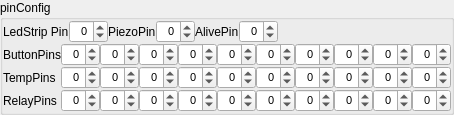
    <widget class="QGroupBox" name="groupBox_4">
     <property name="title">
      <string>pinConfig</string>
     </property>
     <layout class="QVBoxLayout" name="verticalLayout_4">
      <property name="spacing">
       <number>0</number>
      </property>
      <property name="leftMargin">
       <number>0</number>
      </property>
      <property name="topMargin">
       <number>0</number>
      </property>
      <property name="rightMargin">
       <number>0</number>
      </property>
      <property name="bottomMargin">
       <number>0</number>
      </property>
      <item>
       <layout class="QHBoxLayout" name="horizontalLayout_15">
        <property name="spacing">
         <number>0</number>
        </property>
        <item>
         <layout class="QHBoxLayout" name="horizontalLayout_4">
          <property name="spacing">
           <number>0</number>
          </property>
          <item>
           <widget class="QLabel" name="label_6">
            <property name="text">
             <string>LedStrip Pin</string>
            </property>
           </widget>
          </item>
          <item>
           <widget class="QSpinBox" name="spinLedStripPin">
            <property name="font">
             <font>
              <pointsize>8</pointsize>
             </font>
            </property>
            <property name="alignment">
             <set>Qt::AlignRight|Qt::AlignTrailing|Qt::AlignVCenter</set>
            </property>
            <property name="accelerated">
             <bool>true</bool>
            </property>
            <property name="showGroupSeparator" stdset="0">
             <bool>false</bool>
            </property>
            <property name="minimum">
             <number>-1</number>
            </property>
           </widget>
          </item>
         </layout>
        </item>
        <item>
         <layout class="QHBoxLayout" name="horizontalLayout_14">
          <property name="spacing">
           <number>0</number>
          </property>
          <item>
           <widget class="QLabel" name="label_14">
            <property name="text">
             <string>PiezoPin</string>
            </property>
           </widget>
          </item>
          <item>
           <widget class="QSpinBox" name="spinPiezoPin">
            <property name="font">
             <font>
              <pointsize>8</pointsize>
             </font>
            </property>
            <property name="alignment">
             <set>Qt::AlignRight|Qt::AlignTrailing|Qt::AlignVCenter</set>
            </property>
            <property name="accelerated">
             <bool>true</bool>
            </property>
            <property name="showGroupSeparator" stdset="0">
             <bool>false</bool>
            </property>
            <property name="minimum">
             <number>-1</number>
            </property>
           </widget>
          </item>
         </layout>
        </item>
        <item>
         <layout class="QHBoxLayout" name="horizontalLayout_20">
          <property name="spacing">
           <number>0</number>
          </property>
          <item>
           <widget class="QLabel" name="label_19">
            <property name="text">
             <string>AlivePin</string>
            </property>
           </widget>
          </item>
          <item>
           <widget class="QSpinBox" name="spinAlivePin">
            <property name="font">
             <font>
              <pointsize>8</pointsize>
             </font>
            </property>
            <property name="alignment">
             <set>Qt::AlignRight|Qt::AlignTrailing|Qt::AlignVCenter</set>
            </property>
            <property name="accelerated">
             <bool>true</bool>
            </property>
            <property name="showGroupSeparator" stdset="0">
             <bool>false</bool>
            </property>
            <property name="minimum">
             <number>-1</number>
            </property>
           </widget>
          </item>
         </layout>
        </item>
        <item>
         <spacer name="horizontalSpacer">
          <property name="orientation">
           <enum>Qt::Horizontal</enum>
          </property>
          <property name="sizeHint" stdset="0">
           <size>
            <width>40</width>
            <height>20</height>
           </size>
          </property>
         </spacer>
        </item>
       </layout>
      </item>
      <item>
       <layout class="QHBoxLayout" name="horizontalLayout_16" stretch="3,0,0,0,0,0,0,0,0,0,0">
        <property name="spacing">
         <number>0</number>
        </property>
        <item>
         <widget class="QLabel" name="label_15">
          <property name="text">
           <string>ButtonPins</string>
          </property>
         </widget>
        </item>
        <item>
         <widget class="QSpinBox" name="spinButtonPin_0">
          <property name="sizePolicy">
           <sizepolicy hsizetype="Minimum" vsizetype="Fixed">
            <horstretch>0</horstretch>
            <verstretch>0</verstretch>
           </sizepolicy>
          </property>
          <property name="font">
           <font>
            <pointsize>8</pointsize>
           </font>
          </property>
          <property name="alignment">
           <set>Qt::AlignRight|Qt::AlignTrailing|Qt::AlignVCenter</set>
          </property>
          <property name="accelerated">
           <bool>true</bool>
          </property>
          <property name="showGroupSeparator" stdset="0">
           <bool>false</bool>
          </property>
          <property name="minimum">
           <number>-1</number>
          </property>
         </widget>
        </item>
        <item>
         <widget class="QSpinBox" name="spinButtonPin_1">
          <property name="font">
           <font>
            <pointsize>8</pointsize>
           </font>
          </property>
          <property name="alignment">
           <set>Qt::AlignRight|Qt::AlignTrailing|Qt::AlignVCenter</set>
          </property>
          <property name="accelerated">
           <bool>true</bool>
          </property>
          <property name="showGroupSeparator" stdset="0">
           <bool>false</bool>
          </property>
          <property name="minimum">
           <number>-1</number>
          </property>
         </widget>
        </item>
        <item>
         <widget class="QSpinBox" name="spinButtonPin_2">
          <property name="font">
           <font>
            <pointsize>8</pointsize>
           </font>
          </property>
          <property name="alignment">
           <set>Qt::AlignRight|Qt::AlignTrailing|Qt::AlignVCenter</set>
          </property>
          <property name="accelerated">
           <bool>true</bool>
          </property>
          <property name="showGroupSeparator" stdset="0">
           <bool>false</bool>
          </property>
          <property name="minimum">
           <number>-1</number>
          </property>
         </widget>
        </item>
        <item>
         <widget class="QSpinBox" name="spinButtonPin_3">
          <property name="font">
           <font>
            <pointsize>8</pointsize>
           </font>
          </property>
          <property name="alignment">
           <set>Qt::AlignRight|Qt::AlignTrailing|Qt::AlignVCenter</set>
          </property>
          <property name="accelerated">
           <bool>true</bool>
          </property>
          <property name="showGroupSeparator" stdset="0">
           <bool>false</bool>
          </property>
          <property name="minimum">
           <number>-1</number>
          </property>
         </widget>
        </item>
        <item>
         <widget class="QSpinBox" name="spinButtonPin_4">
          <property name="font">
           <font>
            <pointsize>8</pointsize>
           </font>
          </property>
          <property name="alignment">
           <set>Qt::AlignRight|Qt::AlignTrailing|Qt::AlignVCenter</set>
          </property>
          <property name="accelerated">
           <bool>true</bool>
          </property>
          <property name="showGroupSeparator" stdset="0">
           <bool>false</bool>
          </property>
          <property name="minimum">
           <number>-1</number>
          </property>
         </widget>
        </item>
        <item>
         <widget class="QSpinBox" name="spinButtonPin_5">
          <property name="font">
           <font>
            <pointsize>8</pointsize>
           </font>
          </property>
          <property name="alignment">
           <set>Qt::AlignRight|Qt::AlignTrailing|Qt::AlignVCenter</set>
          </property>
          <property name="accelerated">
           <bool>true</bool>
          </property>
          <property name="showGroupSeparator" stdset="0">
           <bool>false</bool>
          </property>
          <property name="minimum">
           <number>-1</number>
          </property>
         </widget>
        </item>
        <item>
         <widget class="QSpinBox" name="spinButtonPin_6">
          <property name="font">
           <font>
            <pointsize>8</pointsize>
           </font>
          </property>
          <property name="alignment">
           <set>Qt::AlignRight|Qt::AlignTrailing|Qt::AlignVCenter</set>
          </property>
          <property name="accelerated">
           <bool>true</bool>
          </property>
          <property name="showGroupSeparator" stdset="0">
           <bool>false</bool>
          </property>
          <property name="minimum">
           <number>-1</number>
          </property>
         </widget>
        </item>
        <item>
         <widget class="QSpinBox" name="spinButtonPin_7">
          <property name="font">
           <font>
            <pointsize>8</pointsize>
           </font>
          </property>
          <property name="alignment">
           <set>Qt::AlignRight|Qt::AlignTrailing|Qt::AlignVCenter</set>
          </property>
          <property name="accelerated">
           <bool>true</bool>
          </property>
          <property name="showGroupSeparator" stdset="0">
           <bool>false</bool>
          </property>
          <property name="minimum">
           <number>-1</number>
          </property>
         </widget>
        </item>
        <item>
         <widget class="QSpinBox" name="spinButtonPin_8">
          <property name="font">
           <font>
            <pointsize>8</pointsize>
           </font>
          </property>
          <property name="alignment">
           <set>Qt::AlignRight|Qt::AlignTrailing|Qt::AlignVCenter</set>
          </property>
          <property name="accelerated">
           <bool>true</bool>
          </property>
          <property name="showGroupSeparator" stdset="0">
           <bool>false</bool>
          </property>
          <property name="minimum">
           <number>-1</number>
          </property>
         </widget>
        </item>
        <item>
         <widget class="QSpinBox" name="spinButtonPin_9">
          <property name="font">
           <font>
            <pointsize>8</pointsize>
           </font>
          </property>
          <property name="alignment">
           <set>Qt::AlignRight|Qt::AlignTrailing|Qt::AlignVCenter</set>
          </property>
          <property name="accelerated">
           <bool>true</bool>
          </property>
          <property name="showGroupSeparator" stdset="0">
           <bool>false</bool>
          </property>
          <property name="minimum">
           <number>-1</number>
          </property>
         </widget>
        </item>
       </layout>
      </item>
      <item>
       <layout class="QHBoxLayout" name="horizontalLayout_17" stretch="3,0,0,0,0,0,0,0,0,0,0">
        <property name="spacing">
         <number>0</number>
        </property>
        <item>
         <widget class="QLabel" name="label_16">
          <property name="text">
           <string>TempPins</string>
          </property>
         </widget>
        </item>
        <item>
         <widget class="QSpinBox" name="spinTempPins_0">
          <property name="sizePolicy">
           <sizepolicy hsizetype="Minimum" vsizetype="Fixed">
            <horstretch>0</horstretch>
            <verstretch>0</verstretch>
           </sizepolicy>
          </property>
          <property name="font">
           <font>
            <pointsize>8</pointsize>
           </font>
          </property>
          <property name="alignment">
           <set>Qt::AlignRight|Qt::AlignTrailing|Qt::AlignVCenter</set>
          </property>
          <property name="accelerated">
           <bool>true</bool>
          </property>
          <property name="showGroupSeparator" stdset="0">
           <bool>false</bool>
          </property>
          <property name="minimum">
           <number>-1</number>
          </property>
         </widget>
        </item>
        <item>
         <widget class="QSpinBox" name="spinTempPins_1">
          <property name="font">
           <font>
            <pointsize>8</pointsize>
           </font>
          </property>
          <property name="alignment">
           <set>Qt::AlignRight|Qt::AlignTrailing|Qt::AlignVCenter</set>
          </property>
          <property name="accelerated">
           <bool>true</bool>
          </property>
          <property name="showGroupSeparator" stdset="0">
           <bool>false</bool>
          </property>
          <property name="minimum">
           <number>-1</number>
          </property>
         </widget>
        </item>
        <item>
         <widget class="QSpinBox" name="spinTempPins_2">
          <property name="font">
           <font>
            <pointsize>8</pointsize>
           </font>
          </property>
          <property name="alignment">
           <set>Qt::AlignRight|Qt::AlignTrailing|Qt::AlignVCenter</set>
          </property>
          <property name="accelerated">
           <bool>true</bool>
          </property>
          <property name="showGroupSeparator" stdset="0">
           <bool>false</bool>
          </property>
          <property name="minimum">
           <number>-1</number>
          </property>
         </widget>
        </item>
        <item>
         <widget class="QSpinBox" name="spinTempPins_3">
          <property name="font">
           <font>
            <pointsize>8</pointsize>
           </font>
          </property>
          <property name="alignment">
           <set>Qt::AlignRight|Qt::AlignTrailing|Qt::AlignVCenter</set>
          </property>
          <property name="accelerated">
           <bool>true</bool>
          </property>
          <property name="showGroupSeparator" stdset="0">
           <bool>false</bool>
          </property>
          <property name="minimum">
           <number>-1</number>
          </property>
         </widget>
        </item>
        <item>
         <widget class="QSpinBox" name="spinTempPins_4">
          <property name="font">
           <font>
            <pointsize>8</pointsize>
           </font>
          </property>
          <property name="alignment">
           <set>Qt::AlignRight|Qt::AlignTrailing|Qt::AlignVCenter</set>
          </property>
          <property name="accelerated">
           <bool>true</bool>
          </property>
          <property name="showGroupSeparator" stdset="0">
           <bool>false</bool>
          </property>
          <property name="minimum">
           <number>-1</number>
          </property>
         </widget>
        </item>
        <item>
         <widget class="QSpinBox" name="spinTempPins_5">
          <property name="font">
           <font>
            <pointsize>8</pointsize>
           </font>
          </property>
          <property name="alignment">
           <set>Qt::AlignRight|Qt::AlignTrailing|Qt::AlignVCenter</set>
          </property>
          <property name="accelerated">
           <bool>true</bool>
          </property>
          <property name="showGroupSeparator" stdset="0">
           <bool>false</bool>
          </property>
          <property name="minimum">
           <number>-1</number>
          </property>
         </widget>
        </item>
        <item>
         <widget class="QSpinBox" name="spinTempPins_6">
          <property name="font">
           <font>
            <pointsize>8</pointsize>
           </font>
          </property>
          <property name="alignment">
           <set>Qt::AlignRight|Qt::AlignTrailing|Qt::AlignVCenter</set>
          </property>
          <property name="accelerated">
           <bool>true</bool>
          </property>
          <property name="showGroupSeparator" stdset="0">
           <bool>false</bool>
          </property>
          <property name="minimum">
           <number>-1</number>
          </property>
         </widget>
        </item>
        <item>
         <widget class="QSpinBox" name="spinTempPins_7">
          <property name="font">
           <font>
            <pointsize>8</pointsize>
           </font>
          </property>
          <property name="alignment">
           <set>Qt::AlignRight|Qt::AlignTrailing|Qt::AlignVCenter</set>
          </property>
          <property name="accelerated">
           <bool>true</bool>
          </property>
          <property name="showGroupSeparator" stdset="0">
           <bool>false</bool>
          </property>
          <property name="minimum">
           <number>-1</number>
          </property>
         </widget>
        </item>
        <item>
         <widget class="QSpinBox" name="spinTempPins_8">
          <property name="font">
           <font>
            <pointsize>8</pointsize>
           </font>
          </property>
          <property name="alignment">
           <set>Qt::AlignRight|Qt::AlignTrailing|Qt::AlignVCenter</set>
          </property>
          <property name="accelerated">
           <bool>true</bool>
          </property>
          <property name="showGroupSeparator" stdset="0">
           <bool>false</bool>
          </property>
          <property name="minimum">
           <number>-1</number>
          </property>
         </widget>
        </item>
        <item>
         <widget class="QSpinBox" name="spinTempPins_9">
          <property name="font">
           <font>
            <pointsize>8</pointsize>
           </font>
          </property>
          <property name="alignment">
           <set>Qt::AlignRight|Qt::AlignTrailing|Qt::AlignVCenter</set>
          </property>
          <property name="accelerated">
           <bool>true</bool>
          </property>
          <property name="showGroupSeparator" stdset="0">
           <bool>false</bool>
          </property>
          <property name="minimum">
           <number>-1</number>
          </property>
         </widget>
        </item>
       </layout>
      </item>
      <item>
       <layout class="QHBoxLayout" name="horizontalLayout_18" stretch="3,0,0,0,0,0,0,0,0,0,0">
        <property name="spacing">
         <number>0</number>
        </property>
        <item>
         <widget class="QLabel" name="label_17">
          <property name="text">
           <string>RelayPins</string>
          </property>
         </widget>
        </item>
        <item>
         <widget class="QSpinBox" name="spinRelayPins_0">
          <property name="sizePolicy">
           <sizepolicy hsizetype="Minimum" vsizetype="Fixed">
            <horstretch>0</horstretch>
            <verstretch>0</verstretch>
           </sizepolicy>
          </property>
          <property name="font">
           <font>
            <pointsize>8</pointsize>
           </font>
          </property>
          <property name="alignment">
           <set>Qt::AlignRight|Qt::AlignTrailing|Qt::AlignVCenter</set>
          </property>
          <property name="accelerated">
           <bool>true</bool>
          </property>
          <property name="showGroupSeparator" stdset="0">
           <bool>false</bool>
          </property>
          <property name="minimum">
           <number>-1</number>
          </property>
         </widget>
        </item>
        <item>
         <widget class="QSpinBox" name="spinRelayPins_1">
          <property name="font">
           <font>
            <pointsize>8</pointsize>
           </font>
          </property>
          <property name="alignment">
           <set>Qt::AlignRight|Qt::AlignTrailing|Qt::AlignVCenter</set>
          </property>
          <property name="accelerated">
           <bool>true</bool>
          </property>
          <property name="showGroupSeparator" stdset="0">
           <bool>false</bool>
          </property>
          <property name="minimum">
           <number>-1</number>
          </property>
         </widget>
        </item>
        <item>
         <widget class="QSpinBox" name="spinRelayPins_2">
          <property name="font">
           <font>
            <pointsize>8</pointsize>
           </font>
          </property>
          <property name="alignment">
           <set>Qt::AlignRight|Qt::AlignTrailing|Qt::AlignVCenter</set>
          </property>
          <property name="accelerated">
           <bool>true</bool>
          </property>
          <property name="showGroupSeparator" stdset="0">
           <bool>false</bool>
          </property>
          <property name="minimum">
           <number>-1</number>
          </property>
         </widget>
        </item>
        <item>
         <widget class="QSpinBox" name="spinRelayPins_3">
          <property name="font">
           <font>
            <pointsize>8</pointsize>
           </font>
          </property>
          <property name="alignment">
           <set>Qt::AlignRight|Qt::AlignTrailing|Qt::AlignVCenter</set>
          </property>
          <property name="accelerated">
           <bool>true</bool>
          </property>
          <property name="showGroupSeparator" stdset="0">
           <bool>false</bool>
          </property>
          <property name="minimum">
           <number>-1</number>
          </property>
         </widget>
        </item>
        <item>
         <widget class="QSpinBox" name="spinRelayPins_4">
          <property name="font">
           <font>
            <pointsize>8</pointsize>
           </font>
          </property>
          <property name="alignment">
           <set>Qt::AlignRight|Qt::AlignTrailing|Qt::AlignVCenter</set>
          </property>
          <property name="accelerated">
           <bool>true</bool>
          </property>
          <property name="showGroupSeparator" stdset="0">
           <bool>false</bool>
          </property>
          <property name="minimum">
           <number>-1</number>
          </property>
         </widget>
        </item>
        <item>
         <widget class="QSpinBox" name="spinRelayPins_5">
          <property name="font">
           <font>
            <pointsize>8</pointsize>
           </font>
          </property>
          <property name="alignment">
           <set>Qt::AlignRight|Qt::AlignTrailing|Qt::AlignVCenter</set>
          </property>
          <property name="accelerated">
           <bool>true</bool>
          </property>
          <property name="showGroupSeparator" stdset="0">
           <bool>false</bool>
          </property>
          <property name="minimum">
           <number>-1</number>
          </property>
         </widget>
        </item>
        <item>
         <widget class="QSpinBox" name="spinRelayPins_6">
          <property name="font">
           <font>
            <pointsize>8</pointsize>
           </font>
          </property>
          <property name="alignment">
           <set>Qt::AlignRight|Qt::AlignTrailing|Qt::AlignVCenter</set>
          </property>
          <property name="accelerated">
           <bool>true</bool>
          </property>
          <property name="showGroupSeparator" stdset="0">
           <bool>false</bool>
          </property>
          <property name="minimum">
           <number>-1</number>
          </property>
         </widget>
        </item>
        <item>
         <widget class="QSpinBox" name="spinRelayPins_7">
          <property name="font">
           <font>
            <pointsize>8</pointsize>
           </font>
          </property>
          <property name="alignment">
           <set>Qt::AlignRight|Qt::AlignTrailing|Qt::AlignVCenter</set>
          </property>
          <property name="accelerated">
           <bool>true</bool>
          </property>
          <property name="showGroupSeparator" stdset="0">
           <bool>false</bool>
          </property>
          <property name="minimum">
           <number>-1</number>
          </property>
         </widget>
        </item>
        <item>
         <widget class="QSpinBox" name="spinRelayPins_8">
          <property name="font">
           <font>
            <pointsize>8</pointsize>
           </font>
          </property>
          <property name="alignment">
           <set>Qt::AlignRight|Qt::AlignTrailing|Qt::AlignVCenter</set>
          </property>
          <property name="accelerated">
           <bool>true</bool>
          </property>
          <property name="showGroupSeparator" stdset="0">
           <bool>false</bool>
          </property>
          <property name="minimum">
           <number>-1</number>
          </property>
         </widget>
        </item>
        <item>
         <widget class="QSpinBox" name="spinRelayPins_9">
          <property name="font">
           <font>
            <pointsize>8</pointsize>
           </font>
          </property>
          <property name="alignment">
           <set>Qt::AlignRight|Qt::AlignTrailing|Qt::AlignVCenter</set>
          </property>
          <property name="accelerated">
           <bool>true</bool>
          </property>
          <property name="showGroupSeparator" stdset="0">
           <bool>false</bool>
          </property>
          <property name="minimum">
           <number>-1</number>
          </property>
         </widget>
        </item>
       </layout>
      </item>
     </layout>
    </widget>
